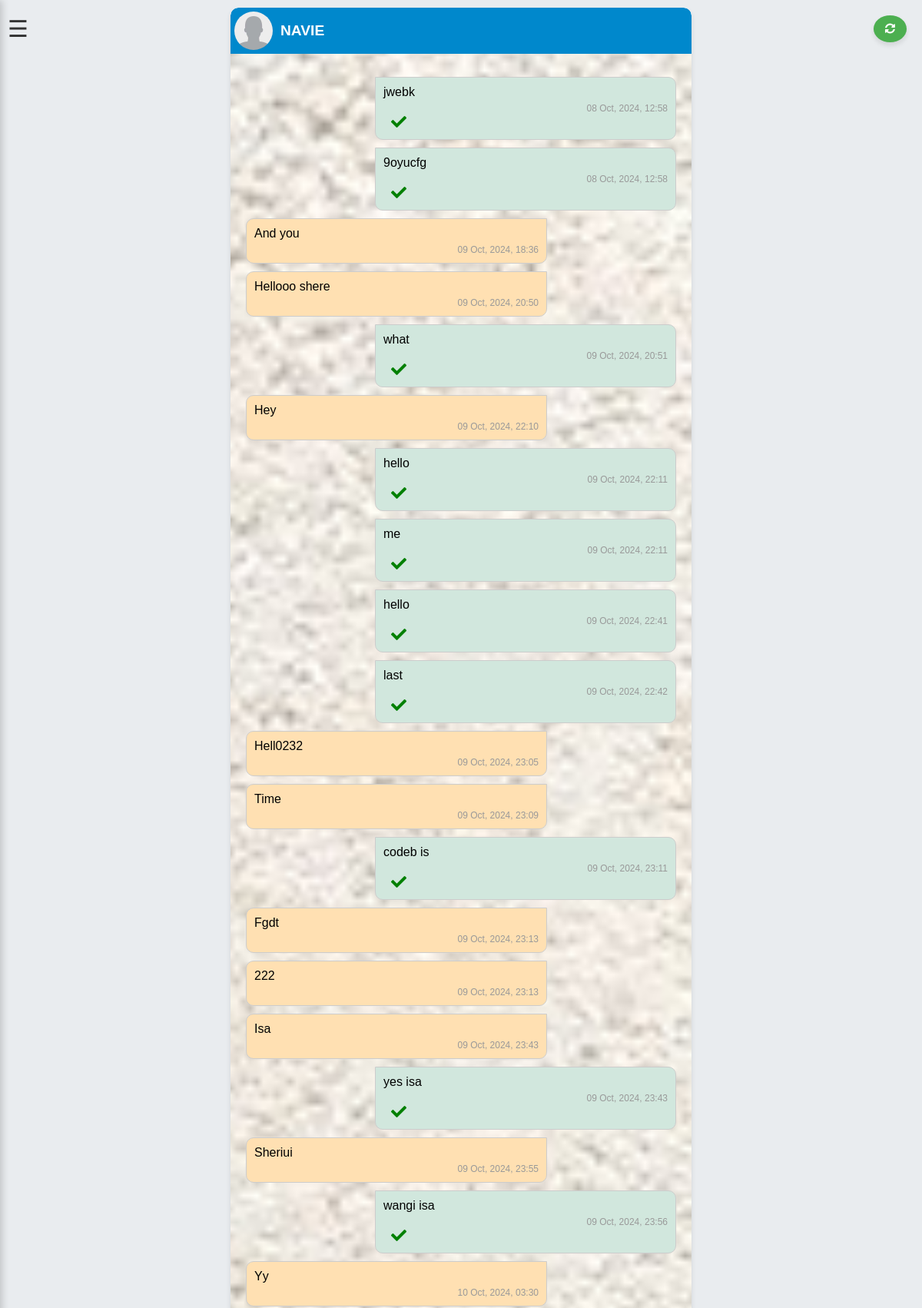
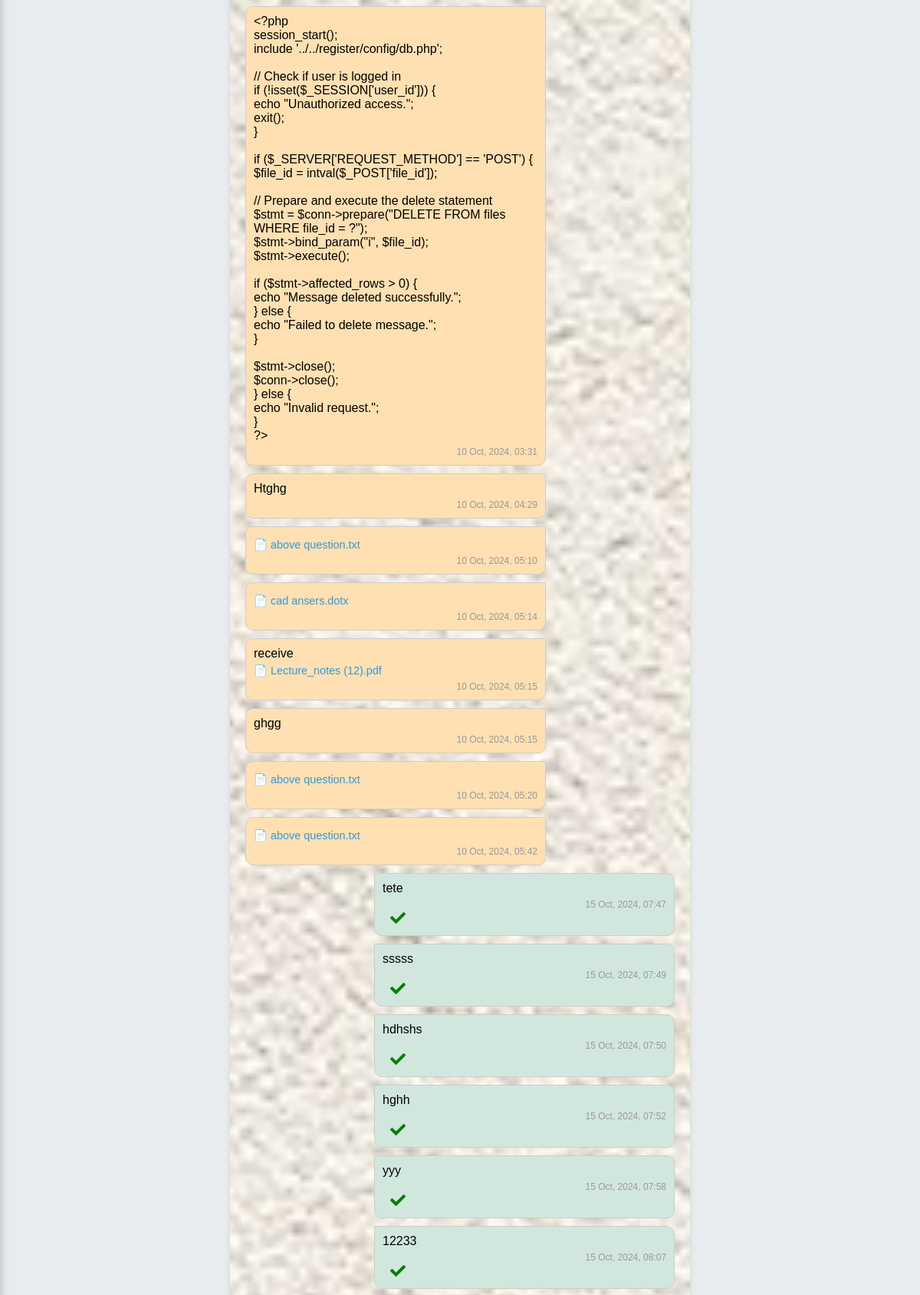
Screenshot of /sharing/chat/chatting.php?contactId=9 (signed in, upper part) with the database file from the repository (2 pictures, top to bottom).
### tables this page shows
CREATE TABLE `offices` (
  `office_id` int(11) NOT NULL,
  `email` varchar(100) NOT NULL,
  `username` varchar(100) NOT NULL,
  `password` varchar(100) NOT NULL,
  `date_created` timestamp NOT NULL DEFAULT current_timestamp(),
  `phone_number` varchar(45) NOT NULL,
  `fname` varchar(100) NOT NULL,
  `reset_code` varchar(50) DEFAULT NULL,
  `code_expiry` datetime DEFAULT NULL
);

CREATE TABLE `files` (
  `file_id` int(11) NOT NULL,
  `file_name` varchar(100) DEFAULT NULL,
  `file_path` varchar(100) DEFAULT NULL,
  `sender_office_id` int(11) NOT NULL,
  `receiver_office_id` int(255) NOT NULL,
  `message` text DEFAULT NULL,
  `time_sent` timestamp NOT NULL DEFAULT current_timestamp(),
  `is_read` tinyint(1) NOT NULL DEFAULT 0
);

### sharing/chat/chat_user_fetch.php (called while the page is built, shortened)
<?php
include '../../register/config/db.php';
$current_office_id = $_SESSION['user_id'];
if (isset($_GET['contactId'])) {
    $contact_id = intval($_GET['contactId']);
} else {
    header("Location: contacts.php");
    exit();
}
$contact_sql = "SELECT username FROM offices WHERE office_id = ?";
$contact_stmt = $conn->prepare($contact_sql);
$contact_stmt->bind_param("i", $contact_id);
$contact_stmt->execute();
$contact_result = $contact_stmt->get_result();
if ($contact_result->num_rows > 0) {
    $contact_row = $contact_result->fetch_assoc();
    $contact_name = htmlspecialchars($contact_row['username']);
} else {
    header("Location: contacts.php");
    exit();
}
$messages_sql = "
    SELECT f.file_id, f.sender_office_id, f.receiver_office_id, f.message, f.time_sent, f.file_path, f.file_name, f.is_read
    FROM files f
    WHERE
        (f.sender_office_id = ? AND f.receiver_office_id = ?)
        OR
        (f.sender_office_id = ? AND f.receiver_office_id = ?)
    ORDER BY f.time_sent ASC
";
$messages_stmt = $conn->prepare($messages_sql);
$messages_stmt->bind_param("iiii", $current_office_id, $contact_id, $contact_id, $current_office_id);
$messages_stmt->execute();
$messages_result = $messages_stmt->get_result();
?>

### sharing/chat/chatting.php (the view, shortened to what this page needs)
<?php include 'chat_user_fetch.php'; ?>
<!DOCTYPE html>
<html lang="en" data-user-id="<?php echo htmlspecialchars($current_office_id); ?>" data-selected-sender-id="<?php echo htmlspecialchars($contact_id); ?>">
<head>
    <link rel="stylesheet" href="css/chatting.css">
    <link rel="stylesheet" href="css/chatting2.css">
    <link rel="stylesheet" href="https://cdnjs.cloudflare.com/ajax/libs/font-awesome/5.15.4/css/all.min.css">
</head>
<body>
    <div class="container">
        <div class="hamburger-container">
            <?php include 'cd_hamburger.php'; ?>
        </div>
        <div class="card-container chat-frame">
            <div class="chat-header">
                <div style="display: flex; align-items: center;">
                    <img src="user.png" alt="Contact" style="width:50px; height:50px; border-radius:50%; margin-right:10px;">
                    <h2><?php echo htmlspecialchars($contact_name); ?></h2>
                </div>
            </div>
            <div class="message-container" id="messagesContainer">
                <?php
                if ($messages_result->num_rows > 0) {
                    while ($message = $messages_result->fetch_assoc()) {
                        $is_sender = ($message['sender_office_id'] == $current_office_id);
                        $message_class = $is_sender ? 'sent' : 'received';
                        $message_text = htmlspecialchars($message['message']);
                        $message_time = htmlspecialchars(date('d M, Y, H:i', strtotime($message['time_sent'])));
                        $file_path = htmlspecialchars($message['file_path']);
                        $file_name = htmlspecialchars($message['file_name']);
                        $tick_class = 'tick';
                        if ($message['is_read'] == 1) {
                            $tick_class .= ' green';
                        } elseif ($message['is_read'] == 0) {
                            $tick_class .= '';
                        } else {
                            $tick_class .= ' brown';
                        }
                        echo '<div class="message-card ' . $message_class . '">';
                        echo '<p>' . nl2br($message_text) . '</p>';
                        if (!empty($file_path)) {
                            $file_extension = strtolower(pathinfo($file_name, PATHINFO_EXTENSION));
                            if (in_array($file_extension, ['jpg', 'jpeg', 'png', 'gif'])) {
                                echo '<img src="' . $file_path . '" alt="' . $file_name . '" class="message-image" onclick="openImage(\'' . $file_path . '\')">';
                            } elseif (in_array($file_extension, ['mp3', 'wav', 'ogg'])) {
                                echo '<audio controls class="message-audio">
                                        <source src="' . $file_path . '" type="audio/' . ($file_extension === 'mp3' ? 'mpeg' : $file_extension) . '">
                                        Your browser does not support the audio element.
                                      </audio>';
                            } elseif (in_array($file_extension, ['mp4', 'webm', 'ogv'])) {
                                echo '<video controls class="message-video">
                                        <source src="' . $file_path . '" type="video/' . ($file_extension === 'mp4' ? 'mp4' : $file_extension) . '">
                                        Your browser does not support the video tag.
                                      </video>';
                            } else {
                                echo '<a href="' . $file_path . '" download class="attachment">📄 ' . $file_name . '</a>';
                            }
                        }
                        echo '<p class="message-time">' . $message_time . '</p>';
                        if ($is_sender) {
                             echo '<span class="' . $tick_class . '"><i class="fas fa-check"></i></span>';
                        }
                        echo '</div>';
                    }
                }
                ?>
            </div>
            <button class="refresh-button" id="refreshButton" title="Refresh Messages">
                <i class="fas fa-sync-alt"></i>
            </button>
        </div>
    </div>
</body>
</html>

### sharing/chat/cd_hamburger.php (shortened to what this page needs)
<!DOCTYPE html>
<html lang="en">
<head>
    <link rel="stylesheet" href="https://cdnjs.cloudflare.com/ajax/libs/font-awesome/5.15.4/css/all.min.css">
</head>
<body>
    <div class="hamburger" id="hamburger">&#9776;</div>
</body>
</html>

### sharing/chat/css/chatting.css (style rules this page uses)
body { margin: 0; padding: 0; font-family: 'Segoe UI', Tahoma, Geneva, Verdana, sans-serif; background-color: #f5f5f5; }
.container { display: flex; justify-content: center; padding: 10px; }
.card-container.chat-frame { background-color: rgba(255, 255, 255, 0.9); width: 100%; max-width: 600px; height: 90vh; display: flex; flex-direction: column; border-radius: 10px; box-shadow: 0 4px 6px rgba(0, 0, 0, 0.1); overflow: hidden; position: relative; }
.chat-header { padding: 5px; background-color: #0088cc; color: #ffffff; display: flex; align-items: center; border-top-left-radius: 10px; border-top-right-radius: 10px; }
.chat-header img { width: 50px; height: 50px; border-radius: 50%; margin-right: 15px; object-fit: cover; }
.chat-header h2 { margin: 0; font-size: 1.2em; }
.message-container { flex: 1; padding: 20px; overflow-y: auto; background-image: url('whitep.png'); background-size: cover; background-position: center; position: relative; }
.message-card { max-width: 70%; margin-bottom: 10px; padding: 15px 10px; border-radius: 15px; position: relative; word-wrap: break-word; border: 1px solid #add8e6; }
.message-card.sent { background-color: #d1e7dd; align-self: flex-end; margin-left: auto; border-top-left-radius: 0; }
.message-card.received { background-color: #ffe0b2; align-self: flex-start; margin-right: auto; border-top-right-radius: 0; }
.message-time { font-size: 0.75em; color: #999999; text-align: right; margin-top: 5px; }
.attachment { display: block; margin-top: 5px; color: #3498db; text-decoration: none; font-size: 0.9em; }
.tick { font-size: 20px; cursor: pointer; margin-left: 10px; color: black; }
.tick.green { color: green; }
.refresh-button { position: fixed; top: 20px; right: 20px; background-color: #4CAF50; color: white; border: none; padding: 10px 15px; border-radius: 50%; cursor: pointer; box-shadow: 0 4px 6px rgba(0, 0, 0, 0.1); z-index: 1000; transition: background-color 0.3s; }
.message-container { overflow-y: auto; overflow-x: hidden; word-wrap: break-word; }
.message-card { border: 1px solid #ccc; border-radius: 10px; padding: 10px; margin: 10px 0; position: relative; max-width: 80%; overflow: hidden; }

### sharing/chat/css/chatting2.css (style rules this page uses)
.tick { font-size: 20px; cursor: pointer; margin-left: 10px; color: black; }
.tick.green { color: green; }
.refresh-button { position: fixed; top: 20px; right: 20px; background-color: #4CAF50; color: white; border: none; padding: 10px 15px; border-radius: 50%; cursor: pointer; box-shadow: 0 4px 6px rgba(0, 0, 0, 0.1); z-index: 1000; transition: background-color 0.3s; }
.message-container { overflow-y: auto; overflow-x: hidden; word-wrap: break-word; }
.message-card { border: 1px solid #ccc; border-radius: 10px; padding: 10px; margin: 10px 0; position: relative; max-width: 70%; overflow: hidden; }

### sharing/chat/cd_hamburger.php (style rules this page uses)
* { margin: 0; padding: 0; box-sizing: border-box; }
body { font-family: Arial, sans-serif; background-color: #e9ecef; overflow: hidden; }
.hamburger { font-size: 30px; cursor: pointer; position: fixed; top: 20px; left: 10px; z-index: 1000; color: #333; }

### rows the page displays
offices: username "NAVIE"
files: message "jwebk", time_sent "08 Oct, 2024, 12:58"
files: message "9oyucfg", time_sent "08 Oct, 2024, 12:58"
files: message "And you", time_sent "09 Oct, 2024, 18:36"
files: message "Hellooo shere", time_sent "09 Oct, 2024, 20:50"
files: message "what", time_sent "09 Oct, 2024, 20:51"
files: message "Hey", time_sent "09 Oct, 2024, 22:10"
files: message "hello", time_sent "09 Oct, 2024, 22:11"
files: message "me", time_sent "09 Oct, 2024, 22:11"
files: message "hello", time_sent "09 Oct, 2024, 22:41"
files: message "last", time_sent "09 Oct, 2024, 22:42"
files: message "Hell0232", time_sent "09 Oct, 2024, 23:05"
files: message "Time", time_sent "09 Oct, 2024, 23:09"
files: message "codeb is", time_sent "09 Oct, 2024, 23:11"
files: message "Fgdt", time_sent "09 Oct, 2024, 23:13"
files: message "222", time_sent "09 Oct, 2024, 23:13"
files: message "Isa", time_sent "09 Oct, 2024, 23:43"
files: message "yes isa", time_sent "09 Oct, 2024, 23:43"
files: message "Sheriui", time_sent "09 Oct, 2024, 23:55"
files: message "wangi isa", time_sent "09 Oct, 2024, 23:56"
files: message "Yy", time_sent "10 Oct, 2024, 03:30"
files: message "<?php session_start(); include '../../register/config/db.php'; // Check if user is logged in if (!isset($_SESSION['user_id'])) { echo \"Unauthorized access.\"; exit(); } if ($_SERVER['REQUEST_METHOD'] == 'POST') { $file_id = intval($_POST['file_id']); // Prepare and execute the delete statement $stmt = $conn->prepare(\"DELETE FROM files WHERE file_id = ?\"); $stmt->bind_param(\"i\", $file_id); $stmt->execute(); if ($stmt->affected_rows > 0) { echo \"Message deleted successfully.\"; } else { echo \"Failed to delete message.\"; } $stmt->close(); $conn->close(); } else { echo \"Invalid request.\"; } ?>", time_sent "10 Oct, 2024, 03:31"
files: message "Htghg", time_sent "10 Oct, 2024, 04:29"
files: file_name "above question.txt", time_sent "10 Oct, 2024, 05:10"
files: file_name "cad ansers.dotx", time_sent "10 Oct, 2024, 05:14"
files: message "receive", file_name "Lecture_notes (12).pdf", time_sent "10 Oct, 2024, 05:15"
files: message "ghgg", time_sent "10 Oct, 2024, 05:15"
files: file_name "above question.txt", time_sent "10 Oct, 2024, 05:20"
files: file_name "above question.txt", time_sent "10 Oct, 2024, 05:42"
files: message "tete", time_sent "15 Oct, 2024, 07:47"
files: message "sssss", time_sent "15 Oct, 2024, 07:49"
files: message "hdhshs", time_sent "15 Oct, 2024, 07:50"
files: message "hghh", time_sent "15 Oct, 2024, 07:52"
files: message "yyy", time_sent "15 Oct, 2024, 07:58"
files: message "12233", time_sent "15 Oct, 2024, 08:07"
